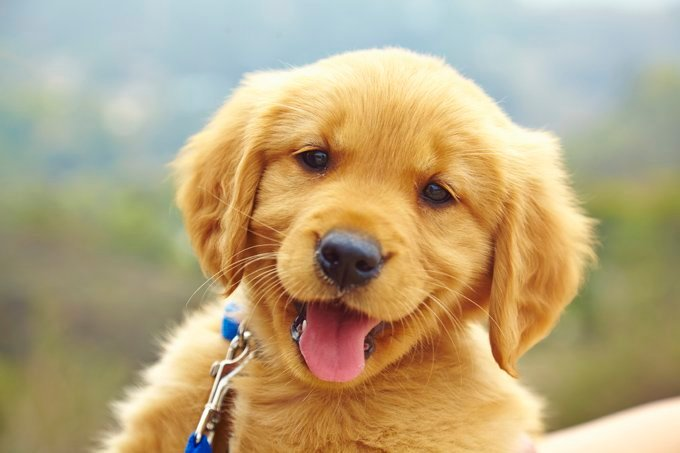
#> input picture Lab_1/res/puppy.jpg, 680 x 453 px
$ jupyter execute --allow-errors Untitled.ipynb   (shell and % lines are left out)
#> lines starting #> are read from the running program, lines starting #| are printed output that depends on the picture
[cell 1]

from PIL import Image
from numpy import *
import sklearn
import skimage
import numpy as np
import sys
from matplotlib import pyplot as plt
from skimage import data, io
from scipy import signal
from scipy.ndimage import median_filter, gaussian_filter, prewitt
import cv2

from utils import read_img_mono

[cell 2]
plt.gray()

# Part 1: Warmup with convolution and correlation

## 1.1 Denoising

[cell 3]
#show an image in a cell
def show_img(img_array):
    print(f'Shape: {img_array.shape}')
    plt.imshow(img_array)
    plt.show()

[cell 4]
img = array(Image.open('res/puppy.jpg').convert(mode='L')) #to obtain grayscale image from RGB, need this since all operations need grayscale input
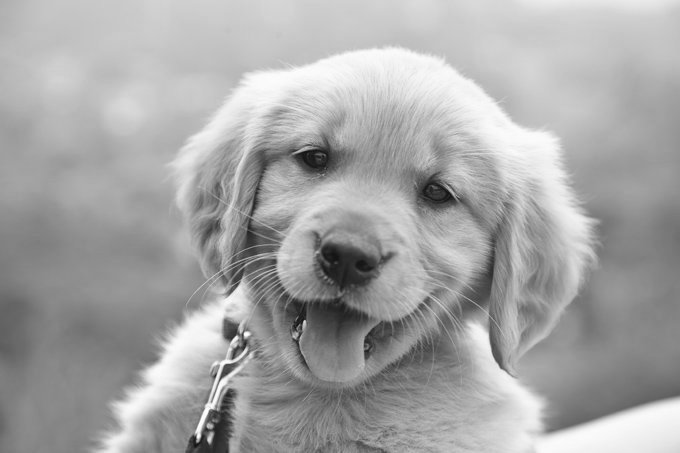
#> img: shape (453, 680); min 16, max 254, mean 166.4
show_img(img)
#| Shape: (453, 680)

#> (a cell that did not finish here is left out)

[cell 6]
# make 3*3 box filter and convolve it with image for denoising
def box_filter(dim):
    return np.ones((dim, dim)) * 1 / dim ** 2

#> (the rest of this cell did not finish here and is left out)

The bigger the average filter, the less noise but the more blur you get.

#> (a cell that did not finish here is left out)

#> (a cell that did not finish here is left out)

#> (a cell that did not finish here is left out)

### Points to explore:

1. Vary the size of the box - the bigger the box, the more denoising but you increase the blurriness
2. Yes you get the same image. Why? The filter is symmetric so the output doesn't change no matter the order
3. Median filter works the best.

## 1.2 Edge Detection

[cell 10]
show_img(img.astype('uint8'))
#| Shape: (453, 680)

[cell 11]
# horizontal line detection
simple_edge_filter = np.array([[-1, 0, 1]]).T

#blur the image

[cell 12]
simple_edge_filter.shape

Horizontal edge detection using convolution.

[cell 13]
img_simple_edge_detect = signal.convolve2d(
    img,
    simple_edge_filter,
    mode="same")
show_img(np.clip(img_simple_edge_detect, 0, 255))
#| Shape: (453, 680)
#> in show_img (call 3), `plt.show()`:
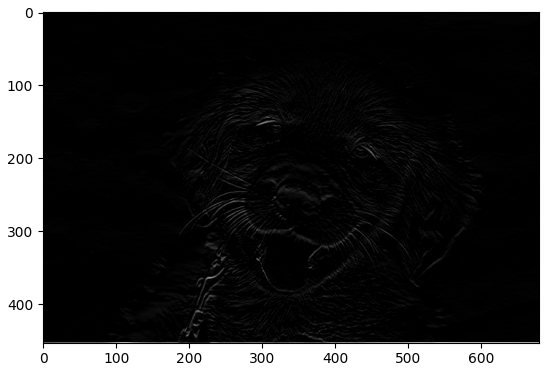
#> figure drawn by matplotlib, 1 panel

[cell 14]
img_simple_edge_detect

[cell 15]
np.clip(img_simple_edge_detect, 0, 255)

Let's try with correlation instead

[cell 16]
img_simple_edge_detect = signal.correlate2d(
    img,
    simple_edge_filter,
    mode="same")
show_img(img_simple_edge_detect)
#| Shape: (453, 680)

They are not the same becaus the filter $[-1, 0, 1]$ is not symmetric anymore.

[cell 17]
def prewitt_filtering(img):
    # get the Prewitt filter
    x_direction = [[1, 0, -1], [1, 0, -1], [1, 0, -1]]
    y_direction = [[1, 1, 1], [0, 0, 0], [-1, -1, -1]]

    img_prewitt_detect_x = signal.convolve2d(
    img,
    x_direction,
    mode="same")
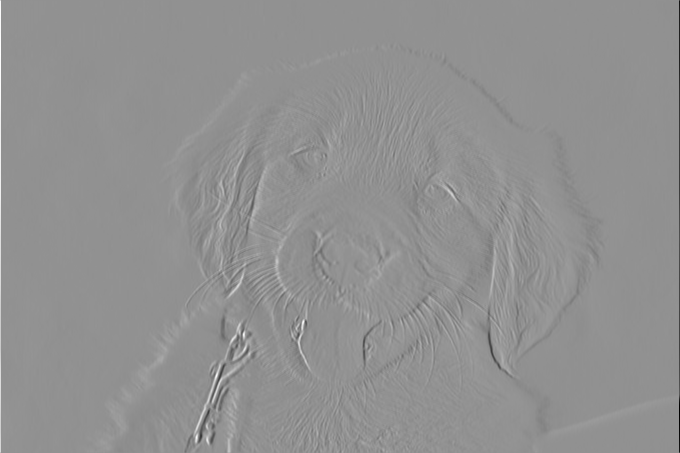
#> img_prewitt_detect_x: shape (453, 680) int64; min -743, max 559, mean 0.1; drawn with min black and max white

    img_prewitt_detect_y = signal.convolve2d(
        img_prewitt_detect_x,
        y_direction,
        mode="same")
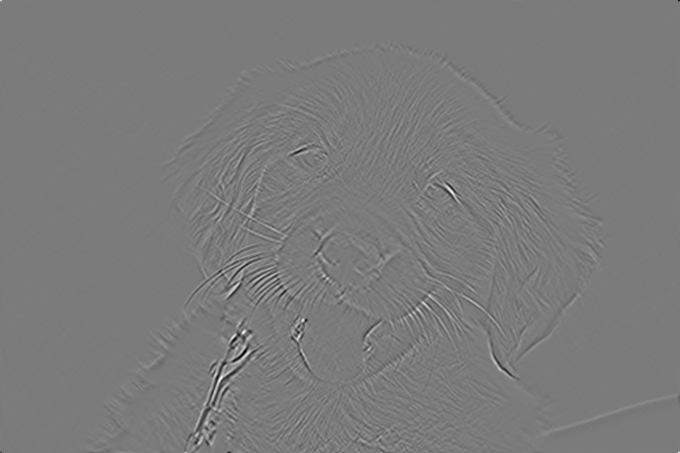
#> img_prewitt_detect_y: shape (453, 680) int64; min -785, max 837, mean 0; drawn with min black and max white

    operator = lambda a, b : np.sqrt(a**2 + b**2)

    vprewitt_operator = np.vectorize(prewitt_operator)

    img_prewitt = vprewitt_operator(img_prewitt_detect_x, img_prewitt_detect_y)

    return img_prewitt
#> (the rest of this cell did not finish here and is left out)

Investigating the impact of using a filter before detecting the edges.

# Part 2: Understanding Convolution

[cell 18]
'''
- Just some eng stuff, you could figure it out but no real
def convolution(img_filter, image, edge_handling='kernel'):
    if edge_handling = 'kernel':


def main(conv_func, img, f):
    img = conv_func(img_filter = f, image = img)
'''

# Part 3: Line Detection

[cell 19]
# find the edges in the image
#1. get rid of noise
img_high = array(Image.open('res/highway.jpg').convert(mode='L'))
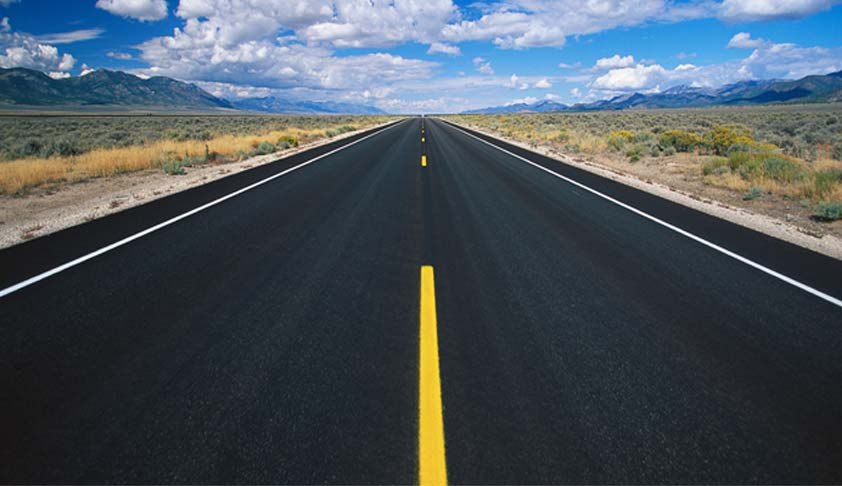
#> input picture Lab_1/res/highway.jpg, 842 x 486 px
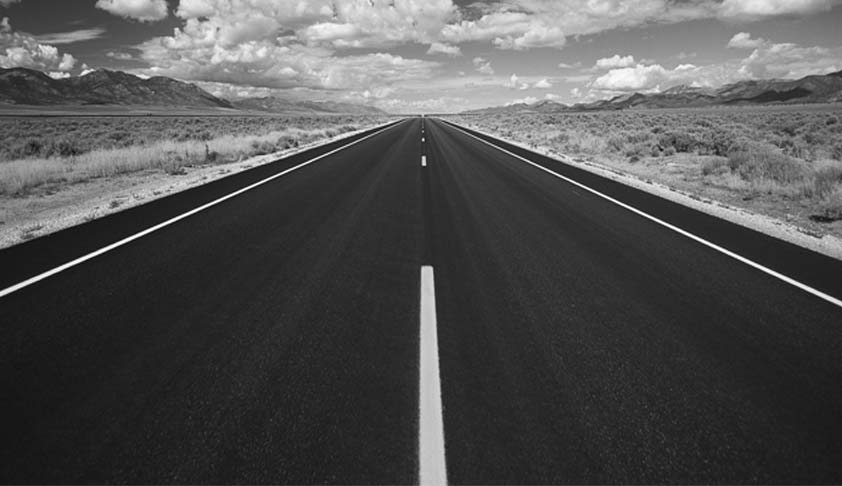
#> img_high: shape (486, 842); min 3, max 255, mean 81.9

smoothed_median_high = median_filter(img_high, size = (4, 4))

show_img(smoothed_median_high)
#| Shape: (486, 842)

[cell 20]
Mx = Mx = [[-1, 0, 1], [-1, 0, 1], [-1, 0, 1]]
My = [[1, 1, 1], [0, 0, 0], [-1, -1, -1]]

dMx = signal.convolve2d(smoothed_median_high, Mx, mode="same")
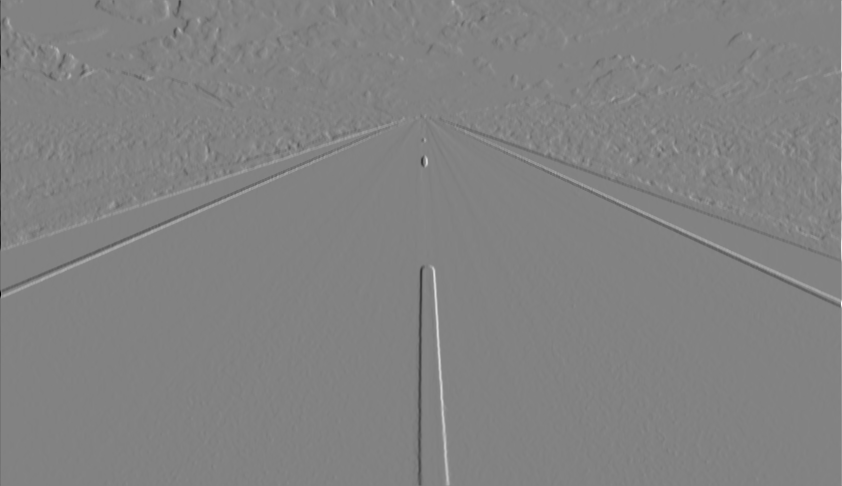
#> dMx: shape (486, 842) int64; min -667, max 637, mean 0; drawn with min black and max white
dMy = signal.convolve2d(smoothed_median_high, My, mode="same")
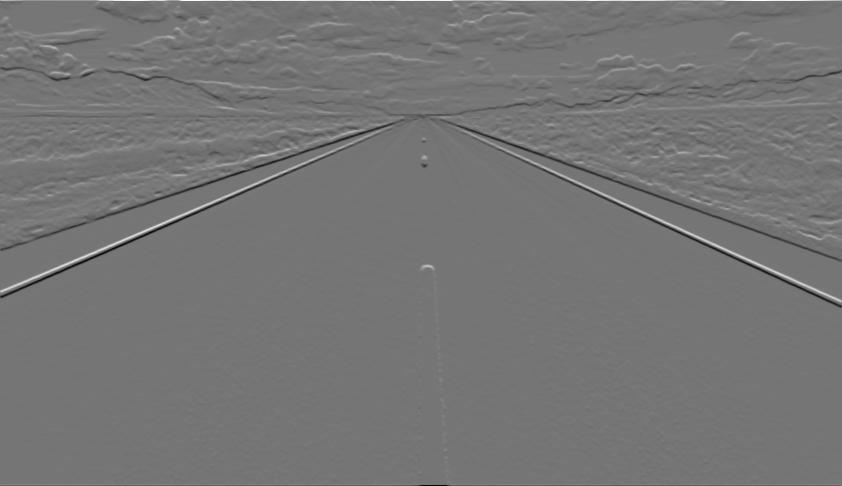
#> dMy: shape (486, 842) int64; min -595, max 693, mean -0.7; drawn with min black and max white
edge_magnitude = np.sqrt(np.square(dMx) + np.square(dMy)).astype(np.uint8)
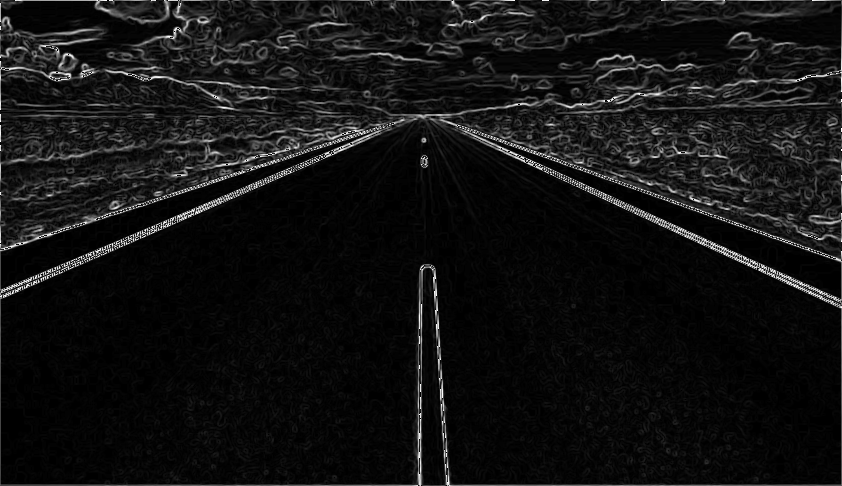
#> edge_magnitude: shape (486, 842); min 0, max 255, mean 18.6

show_img(dMy)
#| Shape: (486, 842)

[cell 21]
# heuristic edge detection
edges = dMy.copy()
edges[edges < 110] = 0
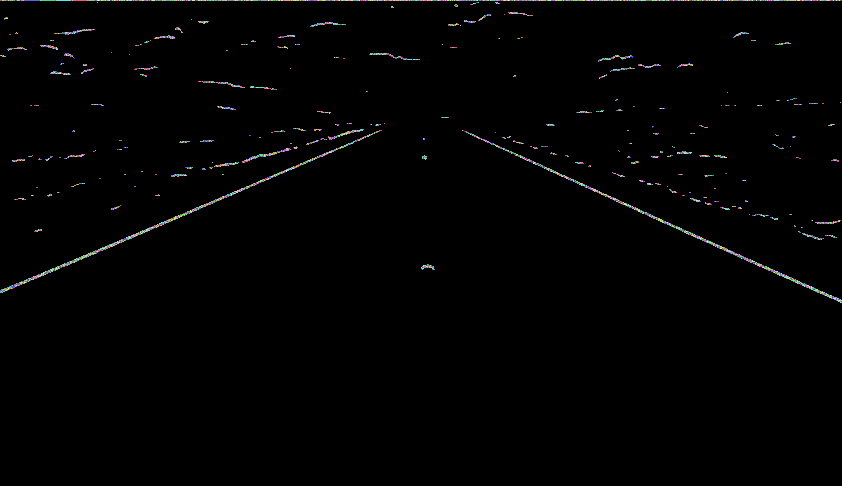
#> edges: shape (486, 842) int64; 572 distinct labels, from 0 to 693; one colour per label, 0 black
show_img(edges)
#| Shape: (486, 842)

[cell 22]
edge_x, edge_y = np.where(edges > 0)
#> edge_x = 5736 values from 0 to 302; edge_y = 5736 values, max 841 at index 841, min 0 at index 0, mean 408.4
left_edge_x = []
left_edge_y = []
right_edge_x = []
right_edge_y = []

[cell 23]
for idx in range(len(edge_x)):
    if edge_x[idx] > 0:
        if edge_y[idx] < 300:
            left_edge_x.append(edge_x[idx])
            left_edge_y.append(edge_y[idx])
        if edge_y[idx] > 500:
            right_edge_x.append(edge_x[idx])
            right_edge_y.append(edge_y[idx])
#> after the loop, left_edge_x = 2116 values from 2 to 292; left_edge_y = 2116 values, max 299 at index 241, min 0 at index 349, mean 149.2; right_edge_x = 2028 values from 12 to 302; right_edge_y = 2028 values, max 841 at index 2021, min 501 at index 515, mean 683.2

[cell 24]
fitted_line_right = np.polyfit(right_edge_x, right_edge_y, deg = 1)
#> fitted_line_right = [0.66, 563.7]
fitted_line_left = np.polyfit(left_edge_x, left_edge_y, deg = 1)
#> fitted_line_left = [-0.224, 185]

[cell 25]
fitted_line_right
#> Out = [0.66, 563.7]
